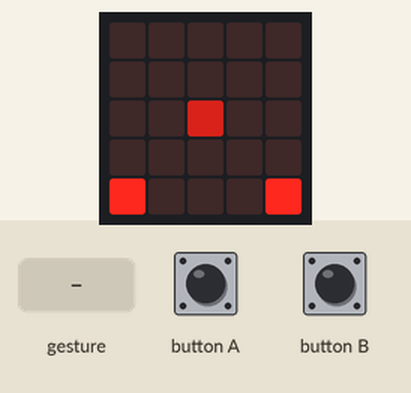
A program run on a simulated BBC micro:bit running MicroPython. On the bench: the board's 5×5 LED display. Inputs (shaded band) come from the test bench. Random numbers come from a fixed seed; a tilt is held for 1.5 s and a shake lasts 1 s, then the board lies face up again; the 48×5 strip is a reading aid, not a part: it shows the text the display is scrolling, unrolled, one strip-width of it at a time.

Above: at 1.26 s.
1.3 s: button B pressed for 0.15 s
At 1.38 s:
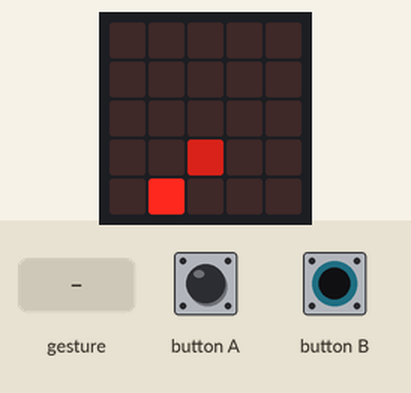
2.0 s: button A pressed for 0.15 s
At 2.43 s:
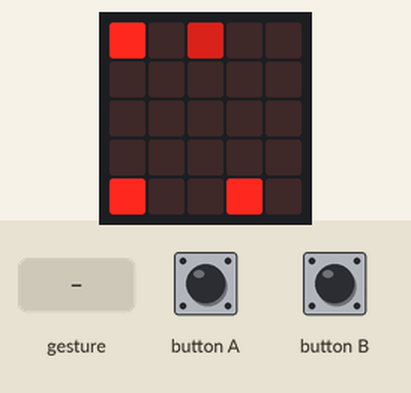
2.7 s: gesture 'up'
At 3.5 s:
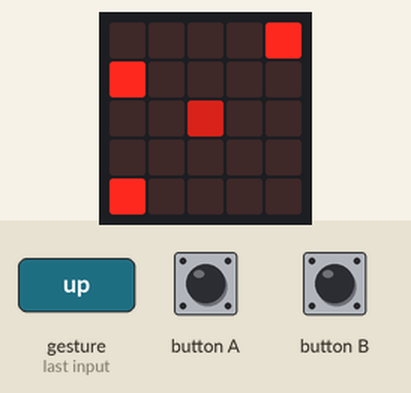
Timing chart, 0 to 5.7 s (numbered marks = the images above; inputs shaded):
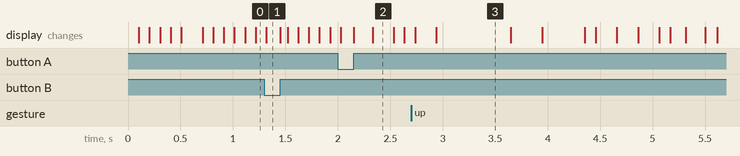

Measured:
- what the display in image 3 shows lasts 0.7 s, from 2.9 s to 3.6 s

The program:

carracegame.py
```python
'''
Name: Maxime Foucault
Name: Ai Jian
Groupe: 12
project: Avoid Obstacles (car race)
'''

'''
game rules:
Avoid the cars coming from the top as long as posible. Your car is at the bottom of the screen.
The middle column is used for to display the road broken line. No car can be on it.
When crashing with an enemy your score scrolls on the screen.
game manual:
starts with reset button
tap A to go left
tap B to go right
lean forward to accelerate
lean backward to slow down
keep the device horizontal to go at normal speed (speed increases with time)
'''

from microbit import *
import random


def updateEnemy(enemy, speed):
    '''
    creates randomly and updates the position of an enemy each time the function is called
    controls the flow of enemies and make sure there are not too many enemies (with the random function test)
    delete the enemy when it is gone
    param enemy: is a list regrouping the x and y of the enemies positions and enemy[2] indicates if the car already exists
    param speed: is the coefficient for the speed of movement of all on the elements on the board
    return: the new list for the enemy car description
    '''
    if enemy[2] == 1:
        enemySpeed = 0.1
        enemy[1] += speed-enemySpeed
        if int(enemy[1]) < 0:
            enemy[2] = 0
        if int(enemy[1]) > 4 :
            enemy[2] = 0

    if enemy[2] != 1:
        isCar = random.randint(0, 10)
        enemyX = random.randint(0, 4)
        enemyY = 0
        if isCar < 3 and enemyX != 2:
            enemy[0] = enemyX
            enemy[1] = enemyY
            enemy[2] = 1
    return enemy


def update(updateLine, updateSpeed, updateCar, updateEnemy1, updateEnemy2, speedBoost, updateGameOver):
    '''
    updates the whole board:
    adjusts the speed of the player depending on the inclination
    moves the middle line
    updates the player's car if the player is turning right or left (according to the buttons)
    calls the function updating the enemy (for each enemy)
    checks if there is an accident (enemy and player on the same pixel) to update the gameover variable
    param updateLine: list with all the values of middle line in order to know where it is and how to change it
    param updateSpeed: is the coefficient serving to know how fast things should move
    param updateCar: list with all necessary values about the player's car
    param updateEnemy(1/2): lists with all necessary values about the enemies
    param speedBoost: speed adjustment used to increase speed throughout time to make the game more difficult with time
    param updateGameOver: boolean value to know if the the game should stop because of an accident
    return: all the updated values of the variables for the middle line, the speed of the player according to the inclination and time elapsed, the car of the player, the enemies and gameOver boolean if there was an accident
    '''
    if accelerometer.is_gesture('up'):
        updateSpeed = 0
    elif accelerometer.is_gesture('down'):
        updateSpeed = 1
    else:
        updateSpeed = min((0.5 + speedBoost), 1)

    updateLine[1] += updateSpeed

    if updateLine[1] > 4:
        updateLine[1] = 0


    if updateCar[0] < 2:
        updateCarIsLeft = True
    else:
        updateCarIsLeft = False

    if button_a.was_pressed() and updateCar[0] != 0:
        updateCar[0] -= 1
    if button_b.was_pressed() and updateCar[0] != 4:
        updateCar[0] += 1

    if updateCar[0] == 2 and updateCarIsLeft:
        updateCar[0] += 1
    if updateCar[0] == 2 and not updateCarIsLeft:
        updateCar[0] -= 1

    updateEnemy1 = updateEnemy(updateEnemy1, updateSpeed)
    updateEnemy2 = updateEnemy(updateEnemy2, updateSpeed)

    if int(updateEnemy1[0]) == int(updateCar[0]) and int(updateEnemy1[1]) == int(updateCar[1]):
        updateGameOver = 1
    if int(updateEnemy2[0]) == int(updateCar[0]) and int(updateEnemy2[1]) == int(updateCar[1]):
        updateGameOver = 1

    return updateLine, updateSpeed, updateCar, updateEnemy1, updateEnemy2, updateGameOver


def draw(drawLine, drawCar, drawEnemy1, drawEnemy2):
    '''
    prints on the screen all of the visible elements of the game (middle line, player's car, enemies)
    param drawLine: list of the values about the middle line
    param drawCar: list of the x and y of the player's car
    param drawEnemy(1/2): list of values about the enemies (the x, the y, and boolean value for if the enemy exists already)
    returns: nothing
    '''
    display.show(Image())

    display.set_pixel(int(drawLine[0]), int(drawLine[1]), 5)

    display.set_pixel(int(drawCar[0]), int(drawCar[1]), 9)

    if drawEnemy1[2] == 1 and drawEnemy1[1] >0 and drawEnemy1[1] <5 :
        display.set_pixel(int(drawEnemy1[0]), int(drawEnemy1[1]), 9)

    if drawEnemy2[2]==1 and drawEnemy2[1] >0 and drawEnemy2[1] <5 :
        display.set_pixel(int(drawEnemy2[0]), int(drawEnemy2[1]), 9)


def main():
    '''
    main function
    initiates the variables and calls every other function required for the game to work properly
    '''
    middleLineX = 2
    middleLineY = 0
    line = [middleLineX, middleLineY]
    car = [0, 4]
    speed = 0.5
    enemy1 = [1, 0, 1]
    enemy2 = [0, 0, 0]

    GameOver = 0
    startTime = running_time()


    while GameOver == 0:
        '''
        while loop made to make the game go on until game over
        and calls the two principal functions to update data and display
        '''
        line, speed, car, enemy1, enemy2, GameOver = update(line, speed, car, enemy1, enemy2, (running_time()-startTime)/100000, GameOver)
        draw(line, car, enemy1, enemy2)
        sleep(100)

    endTime = running_time()
    score = int((endTime - startTime) / 1000)
    display.clear()
    display.scroll(score)

'''
makes the game start
'''
main()
```
